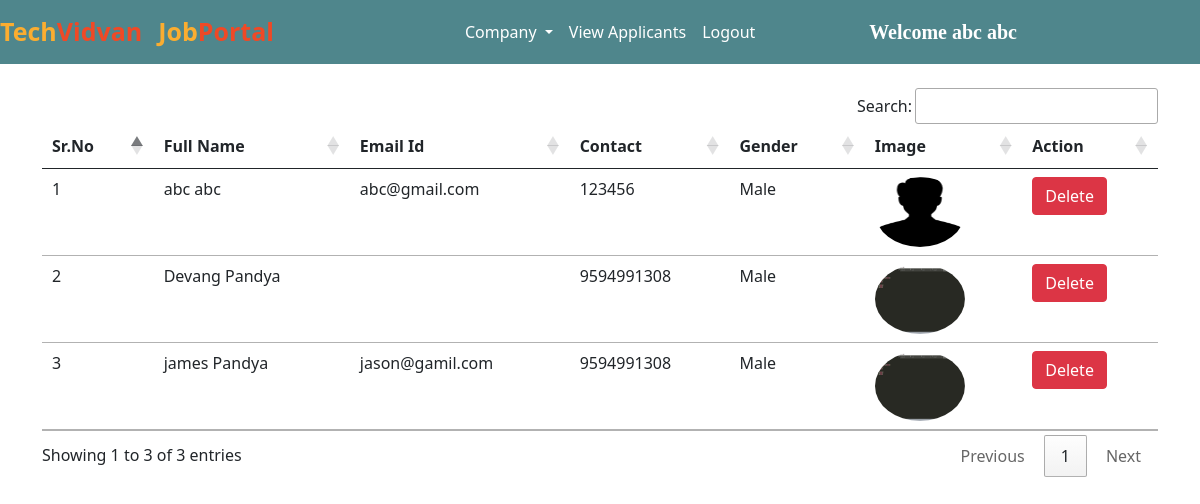
The app's page /view_applicants/ (signed in) with its own data.
### jobs/models.py (models this page shows, shortened)
class Applicant(models.Model):
    user = models.ForeignKey(User, on_delete=models.CASCADE)
    phone = models.CharField(max_length=10)
    image = models.ImageField(upload_to="")
    gender = models.CharField(max_length=10)
    type = models.CharField(max_length=15)

### jobs/views.py (the view)
# urls.py: path("view_applicants/", views.view_applicants, name="view_applicants"),
def view_applicants(request):
    if not request.user.is_authenticated:
        return redirect("/admin_login")
    applicants = Applicant.objects.all()
    return render(request, "view_applicants.html", {'applicants':applicants})

### jobs/templates/view_applicants.html (shortened to what this page needs)
{% extends 'admin_navbar.html' %}
{% block view_applicants %} active {% endblock %}
{% block body %}
<div class="container mt-4">
<table class="table table-hover" id="example">
    <thead>
        <tr>
            <th>Sr.No</th>
            <th>Full Name</th>
            <th>Email Id</th>
            <th>Contact</th>
            <th>Gender</th>
            <th>Image</th>
            <th>Action</th>
        </tr>
    </thead>
    <tbody>
        {% for applicant in applicants %}
        <tr>
            <td>{{forloop.counter}}</td>
            <td>{{applicant.user.get_full_name}}</td>
            <td>{{applicant.user.email}}</td>
            <td>{{applicant.phone}}</td>
            <td>{{applicant.gender}}</td>
            <td><img src="{{applicant.image.url}}" class="rounded-circle" width="90px" height="70px"></td>
            <td><a href="/delete_user/{{applicant.user.id}}/" class="btn btn-danger" onclick="return confirm('Are you sure you want to delete this applicant?')">Delete</a></td>
        </tr>
        {% endfor %}
    </tbody>
</table>
</div>
{% endblock %}

### jobs/templates/admin_navbar.html (shortened to what this page needs)
<!doctype html>
<html lang="en">
<head>
  <link href="https://cdn.jsdelivr.net/npm/bootstrap@5.0.2/dist/css/bootstrap.min.css" rel="stylesheet"
>
  <link rel="stylesheet" href="https://cdn.datatables.net/1.10.25/css/jquery.dataTables.min.css">
  <link rel="stylesheet" href="https://cdn.datatables.net/buttons/1.7.1/css/buttons.dataTables.min.css">
</head>
<body>
  <nav class="navbar navbar-expand-lg navbar-dark">
      <a class="navbar-brand" href="/"><span class="head1">Tech</span><span class="head2">Vidvan</span></a>
      <a class="navbar-brand" href="#"><span class="head1">Job</span><span class="head2">Portal</span></a>
      <div class="container w-50">
      <div class="collapse navbar-collapse" id="navbarSupportedContent">
        <ul class="navbar-nav me-auto mb-2 mb-lg-0">
          <div class="collapse navbar-collapse" id="navbarNavDarkDropdown">
            <ul class="navbar-nav">
              <li class="nav-item dropdown">
                <a class="nav-link active dropdown-toggle" href="#" id="navbarDarkDropdownMenuLink" role="button" data-bs-toggle="dropdown" aria-expanded="false">
                  Company
                </a>
              </li>
            </ul>
          </div>
          <li class="nav-item">
            <a class="nav-link {% block view_applicants %} {% endblock %}" href="/view_applicants/">View Applicants</a>
          </li>
          <li class="nav-item">
            <a class="nav-link active" href="/logout/">Logout</a>
          </li>
        </ul>
        <a class="navbar-brand" style="font-weight: bold; font-family: 'Times New Roman', Times, serif;" href="#">Welcome {{request.user.get_full_name}}</a>
      </div>
      </div>
  </nav>
  {% block body %}
  {% endblock %}
</body>
</html>

### jobs/templates/admin_navbar.html (style rules this page uses)
.navbar { background-color: #4f868c; }
.head1 { color: #FBAD30; font-size: 25px; font-weight: bold; height: 50px; }
.head2 { color: #EF4926; font-size: 25px; font-weight: bold; }

### records on screen
Applicant: user.get_full_name "abc abc", user.email "abc@gmail.com", phone "123456", gender "Male", image (picture)
Applicant: user.get_full_name "Devang Pandya", phone "9594991308", gender "Male", image (picture)
Applicant: user.get_full_name "james Pandya", user.email "jason@gamil.com", phone "9594991308", gender "Male", image (picture)

### other values on screen
{{ request.user.get_full_name }} "abc abc"
